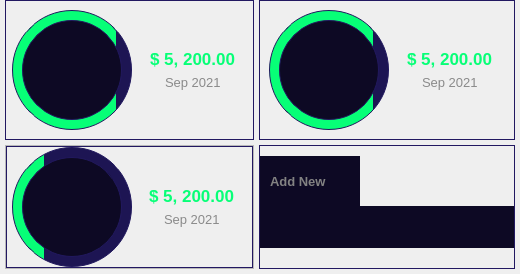
                <widget class="QFrame" name="frame_15">
                 <property name="frameShape">
                  <enum>QFrame::NoFrame</enum>
                 </property>
                 <property name="frameShadow">
                  <enum>QFrame::Raised</enum>
                 </property>
                 <layout class="QGridLayout" name="gridLayout">
                  <property name="leftMargin">
                   <number>5</number>
                  </property>
                  <property name="topMargin">
                   <number>0</number>
                  </property>
                  <property name="rightMargin">
                   <number>5</number>
                  </property>
                  <property name="bottomMargin">
                   <number>5</number>
                  </property>
                  <property name="spacing">
                   <number>5</number>
                  </property>
                  <item row="0" column="0">
                   <widget class="QFrame" name="frame_35">
                    <property name="styleSheet">
                     <string notr="true">border: 1px solid rgb(34, 24, 97);</string>
                    </property>
                    <property name="frameShape">
                     <enum>QFrame::NoFrame</enum>
                    </property>
                    <property name="frameShadow">
                     <enum>QFrame::Raised</enum>
                    </property>
                    <layout class="QHBoxLayout" name="horizontalLayout_19">
                     <property name="spacing">
                      <number>5</number>
                     </property>
                     <property name="leftMargin">
                      <number>5</number>
                     </property>
                     <property name="topMargin">
                      <number>0</number>
                     </property>
                     <property name="rightMargin">
                      <number>5</number>
                     </property>
                     <property name="bottomMargin">
                      <number>0</number>
                     </property>
                     <item alignment="Qt::AlignHCenter|Qt::AlignVCenter">
                      <widget class="QFrame" name="frame_30">
                       <property name="minimumSize">
                        <size>
                         <width>120</width>
                         <height>120</height>
                        </size>
                       </property>
                       <property name="maximumSize">
                        <size>
                         <width>120</width>
                         <height>120</height>
                        </size>
                       </property>
                       <property name="styleSheet">
                        <string notr="true">background-color: qlineargradient(spread:pad, x1:0, y1:0, x2:1, y2:0, stop:0.867 rgba(7, 255, 119, 1), stop:0.869 rgba(29, 21, 83, 1));
border: 1px solid rgb(33, 24, 94);
border-radius: 60;</string>
                       </property>
                       <property name="frameShape">
                        <enum>QFrame::NoFrame</enum>
                       </property>
                       <property name="frameShadow">
                        <enum>QFrame::Raised</enum>
                       </property>
                       <layout class="QHBoxLayout" name="horizontalLayout_18">
                        <item alignment="Qt::AlignHCenter">
                         <widget class="QFrame" name="frame_31">
                          <property name="minimumSize">
                           <size>
                            <width>100</width>
                            <height>100</height>
                           </size>
                          </property>
                          <property name="maximumSize">
                           <size>
                            <width>130</width>
                            <height>130</height>
                           </size>
                          </property>
                          <property name="styleSheet">
                           <string notr="true">background-color: rgb(13, 9, 36);
border: 1px solid rgb(33, 24, 94);
border-radius: 50px;</string>
                          </property>
                          <property name="frameShape">
                           <enum>QFrame::NoFrame</enum>
                          </property>
                          <property name="frameShadow">
                           <enum>QFrame::Raised</enum>
                          </property>
                          <layout class="QHBoxLayout" name="horizontalLayout_30">
                           <item>
                            <widget class="QFrame" name="frame_36">
                             <property name="minimumSize">
                              <size>
                               <width>50</width>
                               <height>50</height>
                              </size>
                             </property>
                             <property name="maximumSize">
                              <size>
                               <width>50</width>
                               <height>50</height>
                              </size>
                             </property>
                             <property name="styleSheet">
                              <string notr="true">QFrame {
	border: none;
	image: url(:/icons/money-hand.svg);
	border-radius: 25;
}</string>
                             </property>
                             <property name="frameShape">
                              <enum>QFrame::NoFrame</enum>
                             </property>
                             <property name="frameShadow">
                              <enum>QFrame::Raised</enum>
                             </property>
                            </widget>
                           </item>
                          </layout>
                         </widget>
                        </item>
                       </layout>
                      </widget>
                     </item>
                     <item alignment="Qt::AlignVCenter">
                      <widget class="QFrame" name="frame_37">
                       <property name="minimumSize">
                        <size>
                         <width>110</width>
                         <height>0</height>
                        </size>
                       </property>
                       <property name="maximumSize">
                        <size>
                         <width>110</width>
                         <height>16777215</height>
                        </size>
                       </property>
                       <property name="styleSheet">
                        <string notr="true">border: none;</string>
                       </property>
                       <property name="frameShape">
                        <enum>QFrame::NoFrame</enum>
                       </property>
                       <property name="frameShadow">
                        <enum>QFrame::Raised</enum>
                       </property>
                       <layout class="QVBoxLayout" name="verticalLayout_16">
                        <item alignment="Qt::AlignHCenter|Qt::AlignVCenter">
                         <widget class="QLabel" name="label_22">
                          <property name="font">
                           <font>
                            <pointsize>13</pointsize>
                            <weight>75</weight>
                            <bold>true</bold>
                           </font>
                          </property>
                          <property name="styleSheet">
                           <string notr="true">color: rgb(7, 255, 119);</string>
                          </property>
                          <property name="text">
                           <string>$ 5, 200.00</string>
                          </property>
                         </widget>
                        </item>
                        <item alignment="Qt::AlignHCenter|Qt::AlignVCenter">
                         <widget class="QLabel" name="label_21">
                          <property name="font">
                           <font>
                            <pointsize>10</pointsize>
                            <weight>50</weight>
                            <bold>false</bold>
                           </font>
                          </property>
                          <property name="styleSheet">
                           <string notr="true">color: rgb(138, 138, 138);</string>
                          </property>
                          <property name="text">
                           <string>Sep 2021</string>
                          </property>
                         </widget>
                        </item>
                       </layout>
                      </widget>
                     </item>
                    </layout>
                   </widget>
                  </item>
                  <item row="0" column="1">
                   <widget class="QFrame" name="frame_18">
                    <property name="styleSheet">
                     <string notr="true"/>
                    </property>
                    <property name="frameShape">
                     <enum>QFrame::NoFrame</enum>
                    </property>
                    <property name="frameShadow">
                     <enum>QFrame::Raised</enum>
                    </property>
                    <layout class="QHBoxLayout" name="horizontalLayout_25">
                     <property name="spacing">
                      <number>0</number>
                     </property>
                     <property name="leftMargin">
                      <number>0</number>
                     </property>
                     <property name="topMargin">
                      <number>0</number>
                     </property>
                     <property name="rightMargin">
                      <number>0</number>
                     </property>
                     <property name="bottomMargin">
                      <number>0</number>
                     </property>
                     <item>
                      <widget class="QFrame" name="frame_38">
                       <property name="styleSheet">
                        <string notr="true">border: 1px solid rgb(34, 24, 97);</string>
                       </property>
                       <property name="frameShape">
                        <enum>QFrame::NoFrame</enum>
                       </property>
                       <property name="frameShadow">
                        <enum>QFrame::Raised</enum>
                       </property>
                       <layout class="QHBoxLayout" name="horizontalLayout_24">
                        <item>
                         <widget class="QFrame" name="frame_42">
                          <property name="minimumSize">
                           <size>
                            <width>120</width>
                            <height>120</height>
                           </size>
                          </property>
                          <property name="maximumSize">
                           <size>
                            <width>120</width>
                            <height>120</height>
                           </size>
                          </property>
                          <property name="styleSheet">
                           <string notr="true">background-color: qlineargradient(spread:pad, x1:0, y1:0, x2:1, y2:0, stop:0.867 rgba(7, 255, 119, 1), stop:0.869 rgba(29, 21, 83, 1));
border: 1px solid rgb(33, 24, 94);
border-radius: 60;</string>
                          </property>
                          <property name="frameShape">
                           <enum>QFrame::NoFrame</enum>
                          </property>
                          <property name="frameShadow">
                           <enum>QFrame::Raised</enum>
                          </property>
                          <layout class="QHBoxLayout" name="horizontalLayout_23">
                           <item alignment="Qt::AlignHCenter">
                            <widget class="QFrame" name="frame_43">
                             <property name="minimumSize">
                              <size>
                               <width>100</width>
                               <height>100</height>
                              </size>
                             </property>
                             <property name="maximumSize">
                              <size>
                               <width>130</width>
                               <height>130</height>
                              </size>
                             </property>
                             <property name="styleSheet">
                              <string notr="true">background-color: rgb(13, 9, 36);
border: 1px solid rgb(33, 24, 94);
border-radius: 50px;</string>
                             </property>
                             <property name="frameShape">
                              <enum>QFrame::NoFrame</enum>
                             </property>
                             <property name="frameShadow">
                              <enum>QFrame::Raised</enum>
                             </property>
                             <layout class="QHBoxLayout" name="horizontalLayout_31">
                              <item>
                               <widget class="QFrame" name="frame_44">
                                <property name="minimumSize">
                                 <size>
                                  <width>50</width>
                                  <height>50</height>
                                 </size>
                                </property>
                                <property name="maximumSize">
                                 <size>
                                  <width>50</width>
                                  <height>50</height>
                                 </size>
                                </property>
                                <property name="styleSheet">
                                 <string notr="true">QFrame {
	border: none;
	
	image: url(:/icons/euro_money.svg);
	border-radius: 25;
}</string>
                                </property>
                                <property name="frameShape">
                                 <enum>QFrame::NoFrame</enum>
                                </property>
                                <property name="frameShadow">
                                 <enum>QFrame::Raised</enum>
                                </property>
                               </widget>
                              </item>
                             </layout>
                            </widget>
                           </item>
                          </layout>
                         </widget>
                        </item>
                        <item alignment="Qt::AlignVCenter">
                         <widget class="QFrame" name="frame_41">
                          <property name="minimumSize">
                           <size>
                            <width>110</width>
                            <height>0</height>
                           </size>
                          </property>
                          <property name="maximumSize">
                           <size>
                            <width>110</width>
                            <height>16777215</height>
                           </size>
                          </property>
                          <property name="styleSheet">
                           <string notr="true">border: none;</string>
                          </property>
                          <property name="frameShape">
                           <enum>QFrame::NoFrame</enum>
                          </property>
                          <property name="frameShadow">
                           <enum>QFrame::Raised</enum>
                          </property>
                          <layout class="QVBoxLayout" name="verticalLayout_17">
                           <item alignment="Qt::AlignHCenter|Qt::AlignVCenter">
                            <widget class="QLabel" name="label_23">
                             <property name="font">
                              <font>
                               <pointsize>13</pointsize>
                               <weight>75</weight>
                               <bold>true</bold>
                              </font>
                             </property>
                             <property name="styleSheet">
                              <string notr="true">color: rgb(7, 255, 119);</string>
                             </property>
                             <property name="text">
                              <string>$ 5, 200.00</string>
                             </property>
                            </widget>
                           </item>
                           <item alignment="Qt::AlignHCenter|Qt::AlignVCenter">
                            <widget class="QLabel" name="label_24">
                             <property name="font">
                              <font>
                               <pointsize>10</pointsize>
                               <weight>50</weight>
                               <bold>false</bold>
                              </font>
                             </property>
                             <property name="styleSheet">
                              <string notr="true">color: rgb(138, 138, 138);</string>
                             </property>
                             <property name="text">
                              <string>Sep 2021</string>
                             </property>
                            </widget>
                           </item>
                          </layout>
                         </widget>
                        </item>
                       </layout>
                      </widget>
                     </item>
                    </layout>
                   </widget>
                  </item>
                  <item row="1" column="0">
                   <widget class="QFrame" name="frame_17">
                    <property name="styleSheet">
                     <string notr="true"/>
                    </property>
                    <property name="frameShape">
                     <enum>QFrame::StyledPanel</enum>
                    </property>
                    <property name="frameShadow">
                     <enum>QFrame::Raised</enum>
                    </property>
                    <layout class="QHBoxLayout" name="horizontalLayout_28">
                     <property name="spacing">
                      <number>0</number>
                     </property>
                     <property name="leftMargin">
                      <number>0</number>
                     </property>
                     <property name="topMargin">
                      <number>0</number>
                     </property>
                     <property name="rightMargin">
                      <number>0</number>
                     </property>
                     <property name="bottomMargin">
                      <number>0</number>
                     </property>
                     <item>
                      <widget class="QFrame" name="frame_45">
                       <property name="styleSheet">
                        <string notr="true">border: 1px solid rgb(34, 24, 97);</string>
                       </property>
                       <property name="frameShape">
                        <enum>QFrame::NoFrame</enum>
                       </property>
                       <property name="frameShadow">
                        <enum>QFrame::Raised</enum>
                       </property>
                       <layout class="QHBoxLayout" name="horizontalLayout_26">
                        <property name="spacing">
                         <number>5</number>
                        </property>
                        <property name="leftMargin">
                         <number>5</number>
                        </property>
                        <property name="topMargin">
                         <number>0</number>
                        </property>
                        <property name="rightMargin">
                         <number>5</number>
                        </property>
                        <property name="bottomMargin">
                         <number>0</number>
                        </property>
                        <item alignment="Qt::AlignHCenter|Qt::AlignVCenter">
                         <widget class="QFrame" name="frame_46">
                          <property name="minimumSize">
                           <size>
                            <width>120</width>
                            <height>120</height>
                           </size>
                          </property>
                          <property name="maximumSize">
                           <size>
                            <width>120</width>
                            <height>120</height>
                           </size>
                          </property>
                          <property name="styleSheet">
                           <string notr="true">background-color: qlineargradient(spread:pad, x1:0, y1:0, x2:1, y2:0, stop:0.267 rgba(7, 255, 119, 1), stop:0.269 rgba(29, 21, 83, 1));
border: 1px solid rgb(33, 24, 94);
border-radius: 60;</string>
                          </property>
                          <property name="frameShape">
                           <enum>QFrame::NoFrame</enum>
                          </property>
                          <property name="frameShadow">
                           <enum>QFrame::Raised</enum>
                          </property>
                          <layout class="QHBoxLayout" name="horizontalLayout_27">
                           <property name="spacing">
                            <number>0</number>
                           </property>
                           <property name="leftMargin">
                            <number>0</number>
                           </property>
                           <property name="topMargin">
                            <number>0</number>
                           </property>
                           <property name="rightMargin">
                            <number>0</number>
                           </property>
                           <property name="bottomMargin">
                            <number>0</number>
                           </property>
                           <item alignment="Qt::AlignHCenter">
                            <widget class="QFrame" name="frame_47">
                             <property name="minimumSize">
                              <size>
                               <width>100</width>
                               <height>100</height>
                              </size>
                             </property>
                             <property name="maximumSize">
                              <size>
                               <width>100</width>
                               <height>100</height>
                              </size>
                             </property>
                             <property name="styleSheet">
                              <string notr="true">background-color: rgb(13, 9, 36);
border: 1px solid rgb(33, 24, 94);
border-radius: 50px;</string>
                             </property>
                             <property name="frameShape">
                              <enum>QFrame::NoFrame</enum>
                             </property>
                             <property name="frameShadow">
                              <enum>QFrame::Raised</enum>
                             </property>
                             <layout class="QHBoxLayout" name="horizontalLayout_29">
                              <property name="spacing">
                               <number>0</number>
                              </property>
                              <property name="leftMargin">
                               <number>0</number>
                              </property>
                              <property name="topMargin">
                               <number>0</number>
                              </property>
                              <property name="rightMargin">
                               <number>0</number>
                              </property>
                              <property name="bottomMargin">
                               <number>0</number>
                              </property>
                              <item>
                               <widget class="QFrame" name="frame_48">
                                <property name="minimumSize">
                                 <size>
                                  <width>50</width>
                                  <height>50</height>
                                 </size>
                                </property>
                                <property name="maximumSize">
                                 <size>
                                  <width>50</width>
                                  <height>50</height>
                                 </size>
                                </property>
                                <property name="styleSheet">
                                 <string notr="true">QFrame {
	border: none;
	image: url(:/icons/account.svg);
	border-radius: 25;
}</string>
                                </property>
                                <property name="frameShape">
                                 <enum>QFrame::NoFrame</enum>
                                </property>
                                <property name="frameShadow">
                                 <enum>QFrame::Raised</enum>
                                </property>
                               </widget>
                              </item>
                             </layout>
                            </widget>
                           </item>
                          </layout>
                         </widget>
                        </item>
                        <item alignment="Qt::AlignVCenter">
                         <widget class="QFrame" name="frame_49">
                          <property name="minimumSize">
                           <size>
                            <width>110</width>
                            <height>0</height>
                           </size>
                          </property>
                          <property name="maximumSize">
                           <size>
                            <width>110</width>
                            <height>16777215</height>
                           </size>
                          </property>
                          <property name="styleSheet">
                           <string notr="true">border: none;</string>
                          </property>
                          <property name="frameShape">
                           <enum>QFrame::NoFrame</enum>
                          </property>
                          <property name="frameShadow">
                           <enum>QFrame::Raised</enum>
                          </property>
                          <layout class="QVBoxLayout" name="verticalLayout_18">
                           <item alignment="Qt::AlignHCenter|Qt::AlignVCenter">
                            <widget class="QLabel" name="label_25">
                             <property name="font">
                              <font>
                               <pointsize>13</pointsize>
                               <weight>75</weight>
                               <bold>true</bold>
                              </font>
                             </property>
                             <property name="styleSheet">
                              <string notr="true">color: rgb(7, 255, 119);</string>
                             </property>
                             <property name="text">
                              <string>$ 5, 200.00</string>
                             </property>
                            </widget>
                           </item>
                           <item alignment="Qt::AlignHCenter|Qt::AlignVCenter">
                            <widget class="QLabel" name="label_26">
                             <property name="font">
                              <font>
                               <pointsize>10</pointsize>
                               <weight>50</weight>
                               <bold>false</bold>
                              </font>
                             </property>
                             <property name="styleSheet">
                              <string notr="true">color: rgb(138, 138, 138);</string>
                             </property>
                             <property name="text">
                              <string>Sep 2021</string>
                             </property>
                            </widget>
                           </item>
                          </layout>
                         </widget>
                        </item>
                       </layout>
                      </widget>
                     </item>
                    </layout>
                   </widget>
                  </item>
                  <item row="1" column="1">
                   <widget class="QFrame" name="frame_19">
                    <property name="styleSheet">
                     <string notr="true">border: 1px solid rgb(34, 24, 97);</string>
                    </property>
                    <property name="frameShape">
                     <enum>QFrame::NoFrame</enum>
                    </property>
                    <property name="frameShadow">
                     <enum>QFrame::Raised</enum>
                    </property>
                    <layout class="QVBoxLayout" name="verticalLayout_19">
                     <property name="spacing">
                      <number>0</number>
                     </property>
                     <property name="leftMargin">
                      <number>0</number>
                     </property>
                     <property name="topMargin">
                      <number>10</number>
                     </property>
                     <property name="rightMargin">
                      <number>0</number>
                     </property>
                     <property name="bottomMargin">
                      <number>20</number>
                     </property>
                     <item>
                      <widget class="QPushButton" name="pushButton_9">
                       <property name="minimumSize">
                        <size>
                         <width>100</width>
                         <height>50</height>
                        </size>
                       </property>
                       <property name="maximumSize">
                        <size>
                         <width>100</width>
                         <height>50</height>
                        </size>
                       </property>
                       <property name="font">
                        <font>
                         <pointsize>10</pointsize>
                         <weight>75</weight>
                         <bold>true</bold>
                        </font>
                       </property>
                       <property name="styleSheet">
                        <string notr="true">color: rgb(130, 130, 130);
border: none;
text-align: left;
padding-left: 10px;
background-color: rgb(13, 9, 36);</string>
                       </property>
                       <property name="text">
                        <string>Add New</string>
                       </property>
                       <property name="icon">
                        <iconset resource="../src/resources/icons.qrc">
                         <normaloff>:/icons/plus.svg</normaloff>:/icons/plus.svg</iconset>
                       </property>
                       <property name="iconSize">
                        <size>
                         <width>25</width>
                         <height>25</height>
                        </size>
                       </property>
                      </widget>
                     </item>
                     <item>
                      <widget class="QPushButton" name="pushButton_10">
                       <property name="minimumSize">
                        <size>
                         <width>0</width>
                         <height>0</height>
                        </size>
                       </property>
                       <property name="maximumSize">
                        <size>
                         <width>22222</width>
                         <height>22222</height>
                        </size>
                       </property>
                       <property name="font">
                        <font>
                         <pointsize>10</pointsize>
                         <weight>75</weight>
                         <bold>true</bold>
                        </font>
                       </property>
                       <property name="styleSheet">
                        <string notr="true">color: rgb(130, 130, 130);
border: none;
text-align: center;
padding-left: 10px;
background-color: rgb(13, 9, 36);</string>
                       </property>
                       <property name="text">
                        <string/>
                       </property>
                       <property name="icon">
                        <iconset resource="../src/resources/icons.qrc">
                         <normaloff>:/icons/plus.svg</normaloff>:/icons/plus.svg</iconset>
                       </property>
                       <property name="iconSize">
                        <size>
                         <width>40</width>
                         <height>40</height>
                        </size>
                       </property>
                      </widget>
                     </item>
                    </layout>
                   </widget>
                  </item>
                 </layout>
                </widget>
